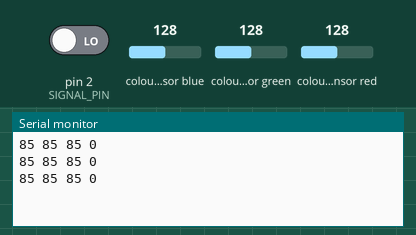
Bench run of a sketch on a simulated Arduino Uno, built with avr-gcc and run on an emulated ATmega328P. On the bench: the last lines printed to the serial monitor. The test bench sets the inputs (shaded band); at power-on: colour sensor blue 128, pin 2 (SIGNAL_PIN) LOW, colour sensor green 128, colour sensor red 128.

Above: at 1.5 s.
1.6 s: colour sensor blue set to 5
At 2.08 s:
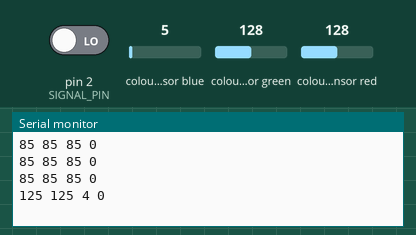
3.1 s: pin 2 (SIGNAL_PIN) driven HIGH
At 3.89 s:
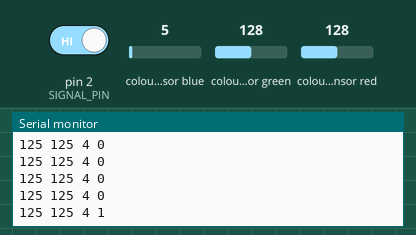
4.6 s: colour sensor green set to 5
At 4.79 s:
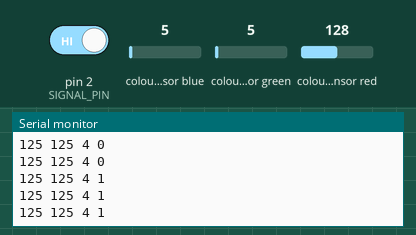
6.1 s: colour sensor red set to 5
At 6.14 s:
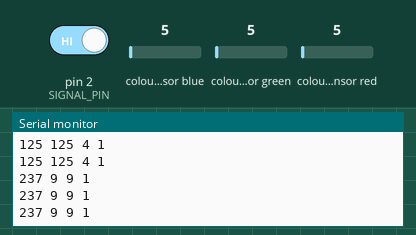
7.6 s: pin 2 (SIGNAL_PIN) driven LOW
At 8.4 s:
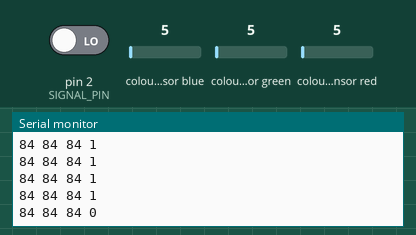
Timing chart, 0 to 10.1 s (numbered marks = the images above; inputs shaded):
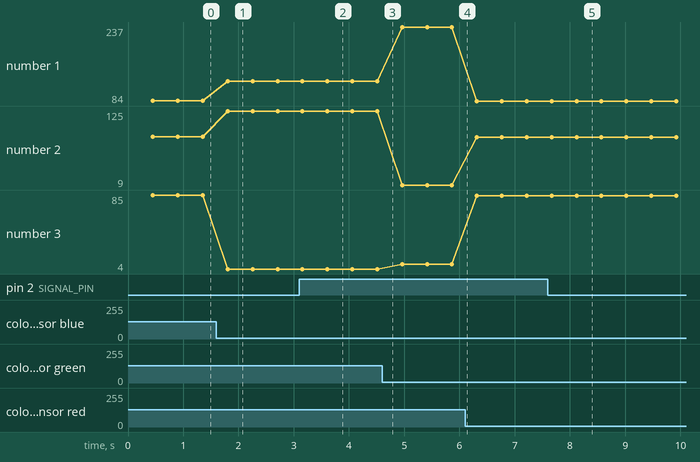

Measured:
- after the input at 1.6 s, the serial monitor: prints a new line after 0.20 s (image 1)
- after the input at 3.1 s, the serial monitor: prints a new line after 0.51 s (image 2)
- after the input at 7.6 s, the serial monitor: prints a new line after 0.52 s (image 5)
- plotted number 1: 85 → 125 after the input at 1.6 s, 125 → 237 after the input at 4.6 s, 237 → 84 after the input at 6.1 s
- plotted number 2: 85 → 125 after the input at 1.6 s, 125 → 9 after the input at 4.6 s, 9 → 84 after the input at 6.1 s
- plotted number 3: 85 → 4 after the input at 1.6 s, 4 → 9 after the input at 4.6 s, 9 → 84 after the input at 6.1 s

The sketch:

sketch_tcs34725.ino
```cpp
#include <Wire.h>
#include "Adafruit_TCS34725.h"
#define SIGNAL_PIN 2
Adafruit_TCS34725 tcs = Adafruit_TCS34725(TCS34725_INTEGRATIONTIME_50MS, TCS34725_GAIN_4X);

 int R = 0;
 int G = 0;
 int B = 0;

void setup(void) {
  Serial.begin(9600);
   pinMode(SIGNAL_PIN, INPUT);
}

void loop(void) {
  uint16_t red, green, blue, clear;
  //tcs.setInterrupt(false);
  delay (200);
  tcs.getRawData(&red, &green, &blue, &clear);
  //tcs.setInterrupt(true);
  String result;

uint32_t sum = clear;
float r, g, b;

r = red;
r /= sum;

g= green;
g/= sum;

b = blue;
b /= sum;

r *= 256;
g *= 256;
b *= 256;

R = r;
G = g;
B = b;

  if(digitalRead(SIGNAL_PIN)==HIGH) {
      result='1';
   }


  if(digitalRead(SIGNAL_PIN)==LOW) {
     result='0';
  }
  delay(200);

 Serial.print(R, DEC); Serial.print(" ");Serial.print(G, DEC);  Serial.print(" "); Serial.print(B, DEC);Serial.print(" ");Serial.print(result);Serial.print(" ");
 //Serial.print(result);
 Serial.println(" ");
}
```
